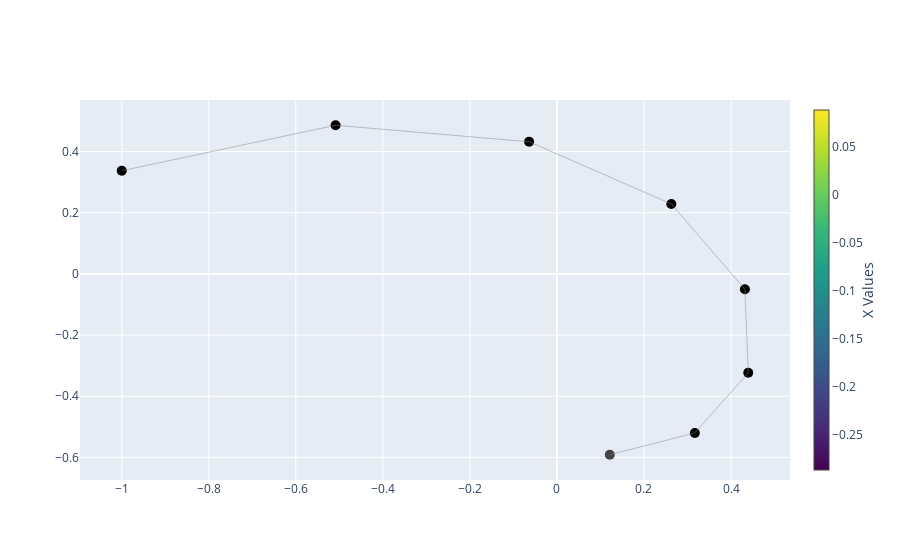

The notebook cell saved with this chart:
### Code cell
import numpy as np
import plotly.graph_objects as go

# Convert to NetworkX graph
g = torch_geometric.utils.to_networkx(data, to_undirected=True)

# Extract x values
x_values = data.x.numpy()
x_values

# Create a scatter plot for nodes with color-coded x values
node_positions = nx.spiral_layout(g)  # Layout for the nodes
node_trace = go.Scatter(
    x=[pos[0] for node, pos in node_positions.items()],
    y=[pos[1] for node, pos in node_positions.items()],
    mode='markers',
    hoverinfo='text',
    marker=dict(
        showscale=True,
        colorscale='Viridis',
        size=10,
        colorbar=dict(
            thickness=15,
            title='X Values',
            xanchor='left',
            titleside='right'
        )
    )
)
node_trace.marker.color = data.y.numpy()
node_trace.text = [f'X: {x}' for x in x_values]

# Create a scatter plot for edges
edge_trace = go.Scatter(
    x=[],
    y=[],
    line=dict(width=0.5, color='#888'),
    hoverinfo='none',
    mode='lines')

for edge in g.edges():
    x0, y0 = node_positions[edge[0]]
    x1, y1 = node_positions[edge[1]]
    edge_trace['x'] += tuple([x0, x1, None])
    edge_trace['y'] += tuple([y0, y1, None])

# Create layout for the plot
layout = go.Layout(
    showlegend=False,
    hovermode='closest',
)

# Create figure with both node and edge traces
fig = go.Figure(data=[node_trace, edge_trace], layout=layout)
fig.show()

### Figure 1 — Plotly figure (JSON) as saved in the notebook; plotly's stock layout.template omitted (floating-point values rounded to 4 significant figures)
{"data": [{"hoverinfo": "text", "marker": {"color": [[[0.03544], [-0.07043], [0.08874], [-0.1116], [0.01836], [-0.2871], [-0.01528]]], "colorbar": {"thickness": 15, "title": {"side": "right", "text": "X Values"}, "xanchor": "left"}, "colorscale": [[0, "#440154"], [0.1111, "#482878"], [0.2222, "#3e4989"], [0.3333, "#31688e"], [0.4444, "#26828e"], [0.5556, "#1f9e89"], [0.6667, "#35b779"], [0.7778, "#6ece58"], [0.8889, "#b5de2b"], [1, "#fde725"]], "showscale": true, "size": 10}, "mode": "markers", "text": ["X: [-0.04141039  0.          0.          0.        ]", "X: [0.21736869 0.         0.         0.333     ]", "X: [0.00753974 0.         0.         0.333     ]", "X: [-2.5898454e+00 -2.2224706e-02 -7.8786619e-04  6.4821649e-01]", "X: [-0.00784382  0.05943646  0.00942294  0.6539997 ]", "X: [ 2.9554577  -0.00688109  0.00359303  1.0410788 ]", "X: [ 0.7738283  -0.00688109  0.00359303  1.0410788 ]", "X: [0.02644941 0.02698126 0.83142406 0.        ]"], "type": "scatter", "x": [0.1214, 0.3168, 0.4396, 0.4319, 0.2628, -0.06395, -0.5086, -1.0], "y": [-0.5912, -0.5199, -0.3232, -0.04994, 0.2287, 0.4321, 0.4861, 0.3374]}, {"hoverinfo": "none", "line": {"color": "#888", "width": 0.5}, "mode": "lines", "type": "scatter", "x": [0.1214, 0.3168, null, 0.3168, 0.4396, null, 0.4396, 0.4319, null, 0.4319, 0.2628, null, 0.2628, -0.06395, null, -0.06395, -0.5086, null, -0.5086, -1.0, null], "y": [-0.5912, -0.5199, null, -0.5199, -0.3232, null, -0.3232, -0.04994, null, -0.04994, 0.2287, null, 0.2287, 0.4321, null, 0.4321, 0.4861, null, 0.4861, 0.3374, null]}], "layout": {"hovermode": "closest", "showlegend": false}}
